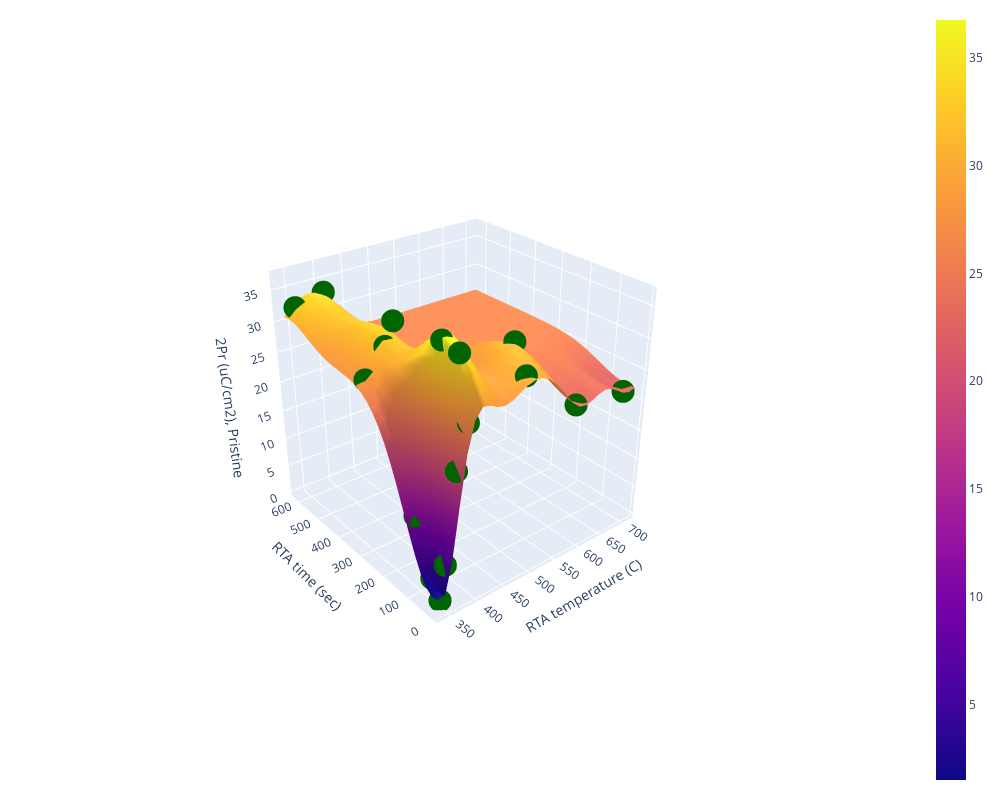

Notebook source saved alongside this figure:
### Markdown cell above
# Make predictions and plot the mean surface

### Code cell
# non-log scale 3D plot

pred_labels = obs.mean.view(n, n)
# plot?...
import plotly.graph_objects as go
fig = go.Figure(data=[go.Surface(z=pred_labels.numpy().T, x=test_grid[:,0], y=test_grid[:,1], name='GP regression')])
fig.add_trace(go.Scatter3d(x=train_x[:,0].numpy(),y=train_x[:,1].numpy(),  
                        z=train_y.numpy(), mode='markers', marker={'color':'darkgreen'}, name='training data'))
fig.update_layout( width=1000, height=800,
                  legend=dict(orientation="h", yanchor="top", y=1.02, xanchor="left",x=1),
                   margin=dict(r=20, l=10, b=10, t=10), 
                    scene=dict(
                    xaxis_title="RTA temperature (C)",
                    yaxis_title="RTA time (sec)",
                    zaxis_title='2Pr (uC/cm2), Pristine')
                )
camera = dict(
    up=dict(x=0, y=0, z=1),
    center=dict(x=0, y=0, z=0),
    eye=dict(x=-2, y=-2.5, z=1.75)
)

fig.update_layout(scene_camera=camera)
fig.show()

### Figure 1 — Plotly figure (JSON) as saved in the notebook; plotly's stock layout.template omitted (floating-point values rounded to 4 significant figures; data arrays with more than 128 entries replaced by an {"elided": "..."} marker saying what was removed)
{"data": [{"name": "GP regression", "x": [337.5, 350.4, 363.4, 376.3, 389.2, 402.2, 415.1, 428.0, 440.9, 453.9, 466.8, 479.7, 492.7, 505.6, 518.5, 531.5, 544.4, 557.3, 570.3, 583.2, 596.1, 609.1, 622.0, 634.9, 647.8, 660.8, 673.7, 686.6, 699.6, 712.5], "y": [9.643, 30.7, 51.76, 72.82, 93.88, 114.9, 136.0, 157.1, 178.1, 199.2, 220.2, 241.3, 262.4, 283.4, 304.5, 325.5, 346.6, 367.6, 388.7, 409.8, 430.8, 451.9, 472.9, 494.0, 515.1, 536.1, 557.2, 578.2, 599.3, 620.4], "z": {"elided": "30x30 float values"}, "type": "surface"}, {"marker": {"color": "darkgreen"}, "mode": "markers", "name": "training data", "x": [350, 350, 350, 350, 350, 360, 380, 400, 400, 400, 400, 400, 500, 600, 700, 389.2, 544.4, 440.9, 402.2], "y": [30, 60, 120, 300, 600, 30, 30, 30, 60, 120, 300, 600, 30, 30, 30, 309.6, 150, 199.9, 279.7], "z": [0.311, 3.051, 11.49, 27.85, 32.44, 5.915, 20.17, 26.67, 35.82, 36.27, 35.19, 33.62, 30.26, 22.56, 21.47, 31.51, 31.27, 30.21, 29.98], "type": "scatter3d"}], "layout": {"legend": {"orientation": "h", "yanchor": "top", "y": 1.02, "xanchor": "left", "x": 1}, "margin": {"r": 20, "l": 10, "b": 10, "t": 10}, "width": 1000, "height": 800, "scene": {"xaxis": {"title": {"text": "RTA temperature (C)"}}, "yaxis": {"title": {"text": "RTA time (sec)"}}, "zaxis": {"title": {"text": "2Pr (uC/cm2), Pristine"}}, "camera": {"up": {"x": 0, "y": 0, "z": 1}, "center": {"x": 0, "y": 0, "z": 0}, "eye": {"x": -2, "y": -2.5, "z": 1.75}}}}}
